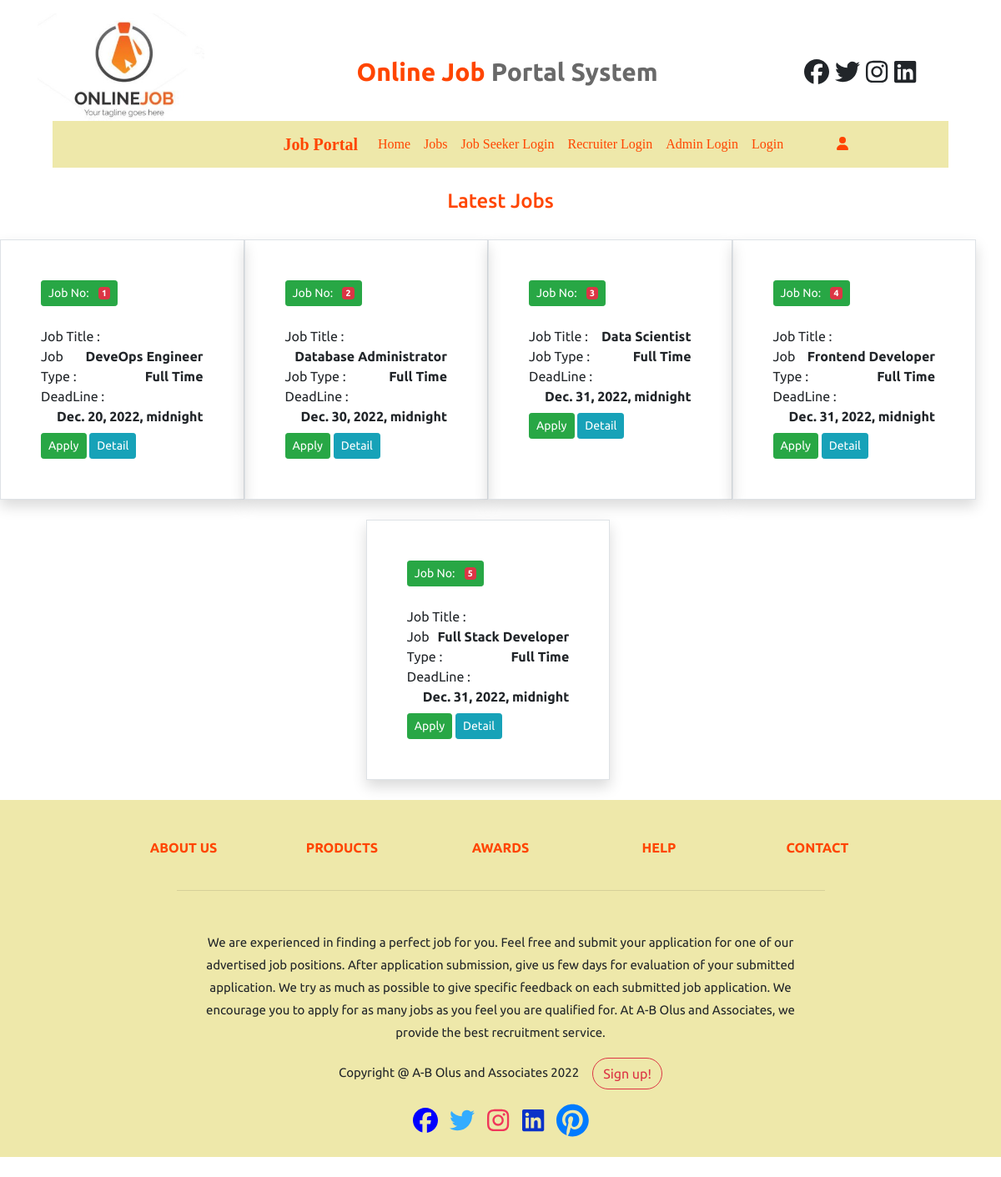
The page /alljobs/ on the database its author committed.
### job/models.py (models this page shows, shortened)
class Job(models.Model):
    title=models.CharField(max_length=100)
    type=models.CharField(max_length=100)
    company=models.ForeignKey(Recruiter,on_delete=models.CASCADE)
    salary=models.IntegerField()
    desc=models.TextField(max_length=500)
    location=models.CharField(max_length=50)
    date_posted=models.DateTimeField(auto_now_add=True)
    deadline=models.DateTimeField(auto_now_add=False)

### job/views.py (the view)
# urls.py: path('alljobs/',alljobs,name='alljobs'),
def alljobs(request):
    jobs=Job.objects.all().order_by('-date_posted')
    return render(request,'alljobs.html',{'jobs':jobs})

### job/templates/alljobs.html (shortened to what this page needs)
{% load static %}
{% block body %}
 {% if request.user.is_staff %}
 {% include 'admin_navigation.html' %}
 {% else %}
 {% include 'navigation.html' %}
 {% endif %}
<h4 class="text-center mt-3" style=" padding-top: 10px;color: orangered;">Latest Jobs</h4>
<div class="container-fluid row">
    {% for job in jobs %}
    <div class="col-md-3 border container-fluid mt-4 shadow p-5">
        <button type="button" class="btn btn-success btn-sm ">
            Job No: <span class="badge badge-danger ml-2">{{forloop.counter}}</span>
          </button>
          <br>
          <br>
        <span>Job Title : </span><b class="float-right">{{job.title}}</b>
        <br>
        <span>Job Type : </span><b class="float-right">{{job.type}}</b>
        <br>
        <span>DeadLine : </span><b class="float-right">{{job.deadline}}</b>
        <br>
        {% if request.user.is_staff %}
        <a href="#" class="btn btn-sm btn-danger mb-3 remove-job" pid="{{job.id}}">Delete</a>
        {% else %}
         <a href="{% url 'applicant' job.id %}" class="btn btn-sm btn-success mt-2">Apply</a>
         <a href="{% url 'jobdetail' job.id %}" class="btn btn-sm btn-info mt-2">Detail</a></td>
         {% endif %}
    </div>
    {% endfor %}
    </div>
<div class="my-4">
{% include 'footer.html' %}
</div>
{% endblock body %}

### job/templates/navigation.html (shortened to what this page needs)
<!DOCTYPE html>
{% load static %}
<html lang="en">
<head>
    <link rel="stylesheet" href="{% static 'style.css' %}" />
    <link rel="stylesheet" href="{% static 'core/css/all.min.css' %}" />
    <link rel="stylesheet" href="{% static 'core/css/bootstrap.min.css' %}" />
    <link rel="stylesheet" href="https://cdnjs.cloudflare.com/ajax/libs/font-awesome/4.7.0/css/font-awesome.min.css">
</head>
</head>
<body style="font-family: 'Ubuntu', sans-serif;">
    <div class="container">
        <div class="row mt-3">
            <div class="col-sm-3">
                <img src="{% static 'images/logo.jpg' %}" style="width: 200px;">
            </div>
            <div class="col-sm-6 mt-5 text-center">
                <span style="font-weight: bold; font-size: 30px;" class="ml-3" >
                    <span style="color:orangered" >Online Job</span>
                    <span style="color: #696969">Portal System</span>
                </span>
            </div>
            <div class="col-sm-3 mt-5">
                <span style="font-weight: bold; font-size: 30px;padding-left: 25%;">
                    <span><i class="fab fa-facebook"></i></i></span>
                    <span><i class="fab fa-twitter"></i></span>
                    <span><i class="fab fa-instagram"></i></span>
                    <span><i class="fab fa-linkedin"></i></span>
                </span>
            </div>
        </div>
    </div>
<div class="container-fluid">
<nav class=" navbar navbar-expand-sm navigation mx-5" style="background-color: #EEE8AA;">
    <a href="" class="navbar-brand  font-weight-bold" style="color: #FF4500;margin-left: 25%;">Job Portal</a>
    <ul class="navbar-nav">
        <li class="nav-item">
            <a class="nav-link" href="{% url 'index' %}">Home</a>
        </li>
        <li class="nav-item">
            <a class="nav-link" href="{% url 'alljobs' %}">Jobs</a>
        </li>
        <div class="navbar-nav">
            {% if user.is_authenticated %}
                <a class="nav-item nav-link" href="{% url 'user_logout' %}">Logout</a>
            {% else %}
                <a class="nav-link" href="{% url 'user_login' %}">Job Seeker Login</a>
                <a class="nav-link" href="{% url 'recruiter_login' %}">Recruiter Login</a>
                <a class="nav-link" href="{% url 'admin_login' %}">Admin Login</a>
                <a class="nav-item nav-link" href="{% url 'user_login' %}">Login</a>
            {% endif %}
        </div>
        <li class="nav-item ml-5">
            <a class="nav-link text-capitalize" href="{% url 'index' %}"><i class="fa fa-user" aria-hidden="true"></i> {{request.user.first_name}} {{request.user.last_name}}</a>
        </li>
    </ul>
</nav>
</div>
</body>
</html>

### job/templates/footer.html (shortened to what this page needs)
<footer
  class="page-footer font-small"
  style="background-color: palegoldenrod; font-size: 15px"
>
  <div class="container">
    <div class="row text-center d-flex justify-content-center pt-5 mb-3">
      <div class="col-md-2 mb-3">
        <h6 class="text-uppercase font-weight-bold">
          <a href="#!">About us</a>
        </h6>
      </div>
      <div class="col-md-2 mb-3">
        <h6 class="text-uppercase font-weight-bold">
          <a href="#!">Products</a>
        </h6>
      </div>
      <div class="col-md-2 mb-3">
        <h6 class="text-uppercase font-weight-bold">
          <a href="#!">Awards</a>
        </h6>
      </div>
      <div class="col-md-2 mb-3">
        <h6 class="text-uppercase font-weight-bold">
          <a href="#!">Help</a>
        </h6>
      </div>
      <div class="col-md-2 mb-3">
        <h6 class="text-uppercase font-weight-bold">
          <a href="#!">Contact</a>
        </h6>
      </div>
    </div>
    <hr class="rgba-white-light" style="margin: 0 15%" />
    <div class="row d-flex text-center justify-content-center mb-md-0 mb-4">
      <div class="col-md-8 col-12 mt-5">
        <p style="line-height: 1.7rem">
          We are experienced in finding a perfect job for you. Feel free and
          submit your application for one of our advertised job positions. After
          application submission, give us few days for evaluation of your
          submitted application. We try as much as possible to give specific
          feedback on each submitted job application. We encourage you to apply
          for as many jobs as you feel you are qualified for. At A-B Olus and
          Associates, we provide the best recruitment service.
        </p>
      </div>
    </div>
    <section class="">
      <p class="d-flex justify-content-center align-items-center">
        <span class="me-3 mr-3">Copyright @ A-B Olus and Associates 2022</span>
        <button
          type="button"
          class="btn btn-outline-danger"
          style="border-radius: 50px"
        >
          Sign up!
        </button>
      </p>
    </section>
    <div class="row pb-3">
      <div class="col-md-12">
        <div class="mb-1 flex-center text-center" style="font-size: 30px">
          <a class="fb-ic">
            <i class="fab fa-facebook mr-2" style="color: blue"></i>
          </a>
          <a class="tw-ic">
            <i class="fab fa-twitter mr-2" style="color: #33acff"></i>
          </a>
          <a class="gplus-ic">
            <i class="fab fa-instagram mr-2" style="color: #f0365a"></i>
          </a>
          <a class="li-ic">
            <i class="fab fa-linkedin mr-2" style="color: #0a32c8"></i>
          </a>
          <a class="pin-ic">
            <i class="fab fa-pinterest fa-lg white-text"> </i>
          </a>
        </div>
      </div>
    </div>
  </div>
</footer>

### job/static/style.css (style rules this page uses)
html { font-family: 'Montserrat', sans-serif; }
body { font-family: 'Montserrat', sans-serif; }
h6 a { color: orangered; }
html { font-family: 'Montserrat', sans-serif; scroll-behavior: smooth; }
.navigation { font-family: cursive; }
.nav-link { color: orangered; }
img { height: 100%; width: 100%; object-fit: cover; }

### rows shown on the page
Job: title "DeveOps Engineer", type "Full Time", deadline "Dec. 20, 2022, midnight"
Job: title "Database Administrator", type "Full Time", deadline "Dec. 30, 2022, midnight"
Job: title "Data Scientist", type "Full Time", deadline "Dec. 31, 2022, midnight"
Job: title "Frontend Developer", type "Full Time", deadline "Dec. 31, 2022, midnight"
Job: title "Full Stack Developer", type "Full Time", deadline "Dec. 31, 2022, midnight"
